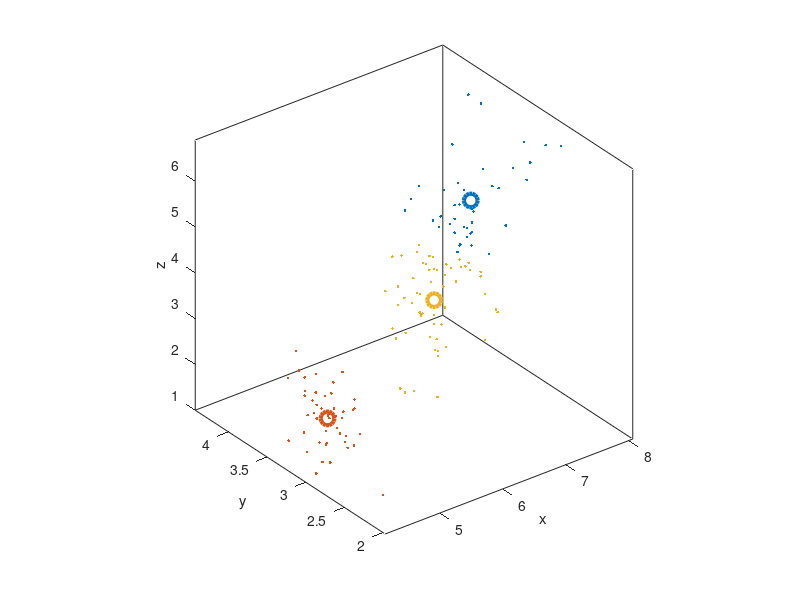

The MATLAB script that drew this image:
%# load dataset of 150 instances and 3 dimensions
load fisheriris
X = meas(:,1:3);

%# K-means clustering
%# (K: number of clusters, G: assigned groups, C: cluster centers)
K = 3;
[G,C] = kmeans(X, K, 'distance','sqEuclidean', 'start','sample');

%# show points and clusters (color-coded)
clr = lines(K);
figure, hold on
scatter3(X(:,1), X(:,2), X(:,3), 36, clr(G,:), 'Marker','.')
scatter3(C(:,1), C(:,2), C(:,3), 100, clr, 'Marker','o', 'LineWidth',3)
hold off
view(3), axis vis3d, box on, rotate3d on
xlabel('x'), ylabel('y'), zlabel('z')